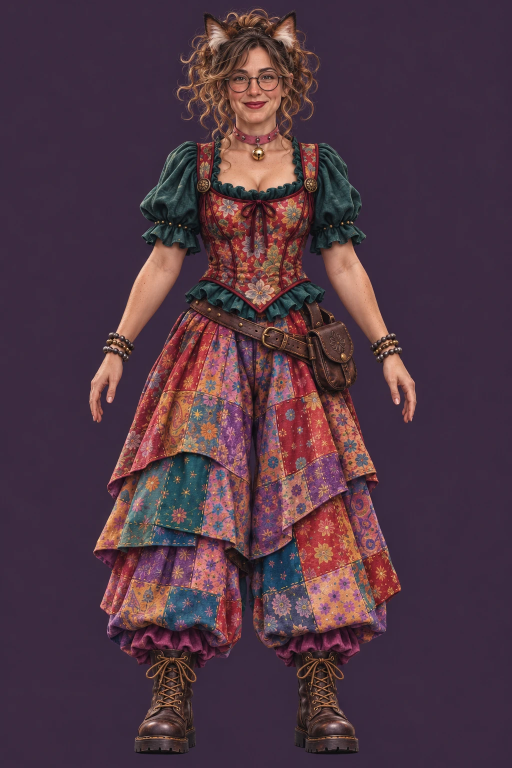
#> input picture models/fox-3d/references/round1/A1.webp, 1024 x 1536 px, given in place of A1.png, which was not available (shown at 1/2 size)
$ python build_reference_prompts_page.py
#> lines starting #> are read from the running program, lines starting #| are printed output that depends on the picture
# Builds Doll_Reference_Prompts.html: the doll's body reference sheet (15 prompts) with its reference pictures inside it.
import base64, io, html, json, zipfile
from PIL import Image
R = '/home/claude/io/refs/'; W = '/home/claude/work/refsheet/'

def jpg(path, maxside, q=84):
#> called with path = '/home/claude/io/refs/A1.png', maxside = 1100, q = 84
    im = Image.open(path).convert('RGB'); im.thumbnail((maxside, maxside), Image.LANCZOS)
#> in jpg, im is the input picture: PIL image 1024x1536 RGB; mean R, G, B 79.2, 54.1, 67.2
#> after `im.thumbnail((maxside, maxside), Image.LANCZOS)`:
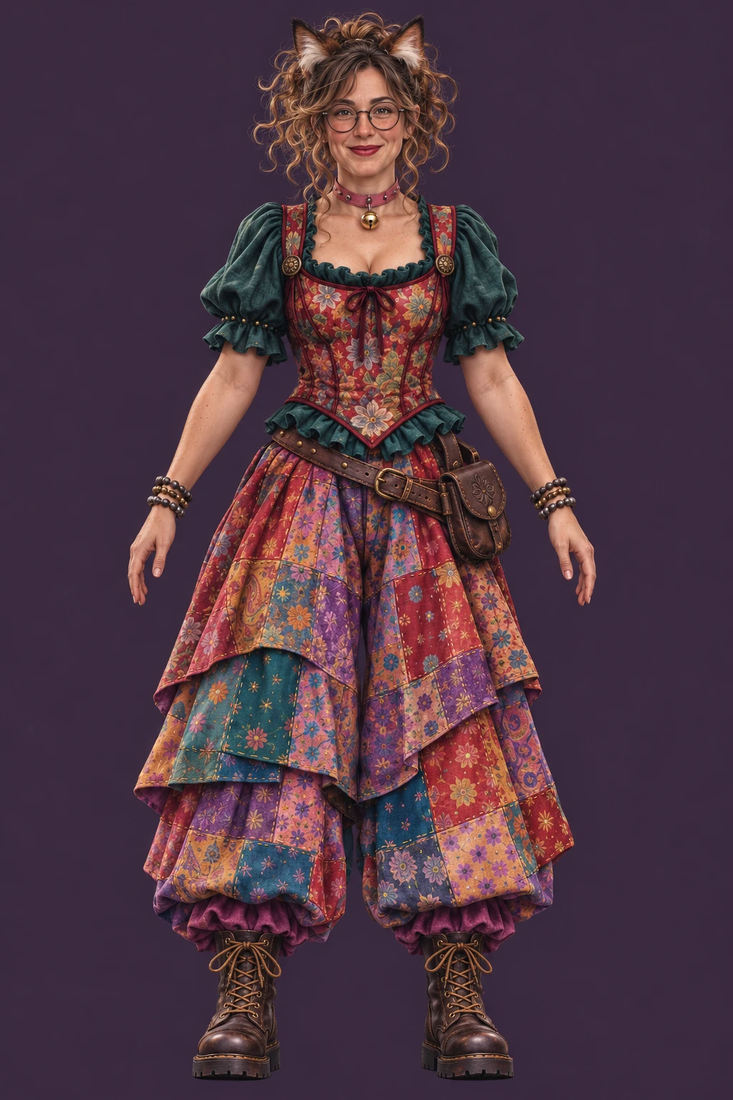
#> im: PIL image 733x1100 RGB; mean R, G, B 79.2, 54.1, 67.2
    b = io.BytesIO(); im.save(b, 'JPEG', quality=q); return b.getvalue(), im.size

REFS = [  # code, file name, source, title, what it is for
    ('R1', 'R1_io_master.jpg', R + 'A1.png', 'Her master painting', 'Io in her full outfit: her face, hair, build and colours. Attach in every new chat.'),
    ('R2', 'R2_io_face.jpg', R + 'C1.png', 'Her face', 'Her face up close, so the face stays hers. Attach in every new chat.'),
    ('R3', 'R3_io_legs.jpg', R + 'B5.png', 'Her legs and hips', 'Her bare legs in close black shorts, front, side and back. Attach in every new chat, and again with LG1.'),
    ('R4', 'R4_io_neck_chest.jpg', R + 'C18.png', 'Her neck and chest', 'Her skin, painted to match her face. Attach in every new chat.'),
    ('R5', 'R5_doll_3d_now.jpg', W + 'DOLL_now.jpg', 'The doll as she is now', 'The 3D model in its outfit: the sports bra, the bike shorts, bare feet. Only the clothes and their fit are to be copied from it. Attach in every new chat.'),
    ('R6', 'R6_io_hand.jpg', R + 'D1.png', 'Her hand', 'Her left hand, back and palm. Attach with HN1 and HN2 only.'),
    ('R7', 'R7_io_arm.jpg', R + 'D3.png', 'Her arm', 'Her right arm, front and back. Attach with AR1 only.'),
]

RULES = '''I'm attaching five images.

Image 1 is the master painting of my character, Io, one of four witches in my game Moon Faire. Image 2 is a close-up painting of her face. Image 3 is a painting of her legs and hips in close-fitting black shorts. Image 4 is a close-up painting of her neck, shoulders and upper chest. These four are her: her face, her skin, her build and her colouring.

Image 5 is a rough 3D model of her in the outfit for this chat. Take only the clothes and how they fit from it. Never copy its look, its skin, its hair or its lighting.

I need reference paintings of Io's body for a 3D modeller. In this chat she is barefoot and wears only a plain sports bra and bike shorts. These rules apply to every image in this chat:

1. STYLE. Paint her exactly as realistically as images 1 to 4: a realistic, highly detailed painting of a real woman, like a studio photograph taken for a 3D character model. Real skin with pores, fine lines, a few soft freckles and the faint changes of colour real skin has. Not a cartoon, not anime, not pixel art, no drawn outlines, and not the smooth plastic look of the 3D model.

2. HER BODY, from images 1, 3 and 4. A grown woman with a soft, curvy figure, a small waist and full hips. Do not slim her, do not make her muscular and do not lengthen her legs. Her skin is the same warm, light tone as in her paintings, the same from her face to her toes.

3. HER FACE, when it shows, from images 1 and 2: the same face, with a small closed-lip smile. Her teeth never show. No glasses and no hat.

4. HER HAIR in this chat: her long dark-brown wavy hair is twisted up into a loose bun high on the back of her head, so that her neck, shoulders, back and arms are completely clear. No strands fall over her body.

5. HER OUTFIT never changes:
- A plain black sports bra of soft matte knit: a band about 3 cm deep under her bust, a smooth rounded scoop at the front, and two straps about 2 cm wide that run straight over the tops of her shoulders and straight down her back to the band. No logo, no lace, no seams on show, no clasp.
- Plain black bike shorts of the same matte knit: a smooth waistband about 4 cm deep that sits just below her navel, and close-fitting legs that end in a plain hem halfway down her thighs, about 10 cm above her knees. No logo, no pockets, no stripes.
- Nothing else: she is barefoot. No socks, no shoes, no jewellery, no rings, no anklets, no bracelets, no tattoos and no nail polish.

6. HER FEET. A grown woman's slender bare feet, clean, with short natural toenails, unpainted, a soft natural pink. Her toes are straight and lie close together; her second toe is about as long as her big toe. A clear arch on the inside of each foot. No calluses, no dirt, no redness.

7. HER HANDS. Smooth, graceful hands with short natural nails, unpainted. No prominent veins or tendons.

8. VIEW. Flat and straight-on like a blueprint: no perspective, no wide-angle lens, the camera level with the middle of what is shown, never looking up or down unless I ask.

9. LIGHT. Soft, even studio light from the front. No dramatic shadows, no coloured light and no oily shine on the skin.

10. BACKGROUND. One flat dark plum colour (#3B2F43) and nothing else: no floor, no shadow under her feet, no text, numbers, labels, borders or grid. When she stands, she stands on an invisible floor.

11. Everything I ask for is completely inside the frame with clear space on every side. Nothing is cut off unless I say so, and nothing overlaps.

12. When an image has more than one painting, they are all the same size, at the same height in the frame.

13. Never mirror her. When I ask for her RIGHT foot, hand or arm, paint her right one.

"Standing pose" means: standing straight, feet about 15 cm apart and pointing forward, arms straight and held about 35 degrees away from her sides, hands open and relaxed with fingers slightly apart, head level, eyes open, looking straight ahead.

Reply "ready" and wait for my first request.'''

MASTER = 'This is the master painting of Io for this chat. Every later image must match her exactly: the same face, the same body, the same skin, the same sports bra and bike shorts, the same bare feet.'
NEWCHAT = 'Image 6 is the master painting of Io from this set. Match it exactly.'

SETS = [
 ('Torso and whole body', 'Her bare middle, back and sides. Right now the model’s midriff and back are painted from her chest’s tone with no painting behind them; these give them real skin. TO1 is the master for the set: do it first.', [
  ('TO1', 'Whole figure, front and back: the master', 'wide, 3:2', 'Her skin from neck to toes, all the way round, and her proportions to check the model against. Every later image is matched to this one.', None,
   'Wide image, landscape 3:2. Two paintings of her side by side in the standing pose, at exactly the same size, each showing her whole body from the top of her bun to the soles of her feet. Left: from directly in front. Right: from directly behind. She is as large as she can be with her whole body inside the image and a little clear space above and below.'),
  ('TO2', 'Both sides, arms up', 'wide, 3:2', 'Her depth from shoulders to feet, and the skin of her sides and under her arms, which no painting shows.', None,
   'Wide image, landscape 3:2. Two paintings of her side by side at exactly the same size, each showing her whole body, in exact side view, standing straight with both arms raised straight up above her head, so that nothing hides the sides of her body. Left: she faces the left edge of the image, so we see her left side. Right: she faces the right edge of the image, so we see her right side. Show the curve of her back, her waist and hips, her bust in the sports bra, and her armpits.'),
  ('TO3', 'Her middle, close: front and back', 'wide, 3:2', 'The skin of her bare midriff and back, large enough to paint from.', None,
   'Wide image, landscape 3:2. Two large paintings of her body side by side at exactly the same size, each from her collarbones down to the hem of her shorts, standing straight with her arms held out about 45 degrees from her sides so they do not cover her body. Left: from directly in front. Right: from directly behind. Show the skin of her bare midriff clearly: her navel, the soft line down the middle of her belly, her lower ribs under the band of the sports bra and her waist; and on her back, her shoulder blades, the groove of her spine and the small of her back above the waistband.'),
 ]),
 ('Arms', 'Her right arm is already painted (R7). These add her left arm, and the place where arm meets shoulder, which on the model still looks a little joined on when she lifts her arms.', [
  ('AR1', 'Left arm, front and back', 'wide, 3:2', 'Her left arm, so the right one does not have to be mirrored.', 'R7',
   'Wide image, landscape 3:2. I am attaching a painting of her right arm: copy its pose, framing and realism. Two paintings, one above the other, at the same size, of her bare LEFT arm from the shoulder to the fingertips, held straight out to the side at shoulder height with the palm down. Top: seen from the front. Bottom: seen from behind. Smooth skin with real texture and soft, even shading.'),
  ('AR2', 'Shoulder and armpit, three sides', 'wide, 3:2', 'How her arm meets her shoulder and chest, front, side and back.', None,
   'Wide image, landscape 3:2. Three large paintings side by side at the same size of her right shoulder and upper arm, each from her neck to her elbow, with her arm hanging relaxed about 35 degrees from her side as in the standing pose: (1) from directly in front; (2) exact side view from her right; (3) from directly behind. Show how her arm meets her shoulder and chest, the front and the back of her armpit, her collarbone, and the strap of the sports bra over the top of her shoulder.'),
 ]),
 ('Hands', 'Her hands are already painted from the back and the palm (R6). These add their edges, and how they look at rest.', [
  ('HN1', 'Right hand, four sides', 'wide, 3:2', 'The back, palm and both edges of her right hand.', 'R6',
   'Wide image, landscape 3:2. I am attaching a painting of her hand: copy its framing and realism. Four large paintings in a row of her bare RIGHT hand and wrist, pointing straight up, fingers straight and slightly apart, thumb held out a little: (1) the back of the hand; (2) the palm; (3) seen from the thumb side; (4) seen from the little-finger side. Short natural nails, unpainted.'),
  ('HN2', 'Left hand, four sides', 'wide, 3:2', 'The same four for her left hand.', 'R6',
   'Wide image, landscape 3:2. I am attaching a painting of her hand: copy its framing and realism. Four large paintings in a row of her bare LEFT hand and wrist, pointing straight up, fingers straight and slightly apart, thumb held out a little: (1) the back of the hand; (2) the palm; (3) seen from the thumb side; (4) seen from the little-finger side. Short natural nails, unpainted.'),
  ('HN3', 'Hand at rest', 'wide, 3:2', 'How her hand hangs when she stands: the fingers softly curled. No painting shows it, and it is how she stands most of the time.', None,
   'Wide image, landscape 3:2. Three large paintings side by side at the same size of her bare right hand and forearm hanging relaxed at her side as in the standing pose, the fingers softly curled, not straight, the thumb resting beside the first finger: (1) from directly in front, so we see the back of the hand; (2) exact side view from her right, so we see the thumb side; (3) from directly behind, so we see the palm side.'),
 ]),
 ('Legs', 'B5 (R3) gave her legs, but in socks and boots below the calf. These give her shins and ankles bare, and the inside of her legs.', [
  ('LG1', 'Legs barefoot: front, side, back', 'wide, 3:2', 'Her whole bare legs and feet together, at the same scale as B5, so the legs and feet can be joined in one painting.', 'R3',
   'Wide image, landscape 3:2. I am attaching the earlier painting of her legs: match its framing and size, but this time she wears the bike shorts and is barefoot. Three paintings side by side of her from the waist down only, at the same size, legs straight, feet about 15 cm apart and pointing forward, flat on an invisible floor: (1) from directly in front; (2) exact side view facing the right edge of the image; (3) from directly behind. Show her bare legs all the way down: knees, shins, calves, ankles and feet.'),
  ('LG2', 'Knees and lower legs, close', 'wide, 3:2', 'Her knees, shins, calves and ankles large, including the inside of the leg, which a front, side or back view cannot see.', None,
   'Wide image, landscape 3:2. Three large paintings side by side at the same size of her legs from the hem of her shorts down to the floor, standing straight and barefoot: (1) from directly in front; (2) from directly behind; (3) in three-quarter view from in front and to her left, so the inside of her right knee, calf and ankle can be seen. Show the shape of her kneecaps, the backs of her knees, her calves, her shins and both ankle bones clearly.'),
 ]),
 ('Feet', 'The most important set. No painting of her has ever shown her feet, so the model’s feet are built from a foot’s measurements and painted plain. These five give their shape from every side and the skin to paint onto them, the way her hands were made.', [
  ('FT1', 'Right foot, outside', 'square', 'The outline of her foot from the outside: heel, sole, instep and toes. I measure the foot from this one.', None,
   'Square image. One large painting of her bare RIGHT foot and lower leg from mid-calf down, standing flat on an invisible floor, seen in exact side view from the outside, toes pointing to the right edge of the image. Show the shape of her heel, the line of the sole along the floor, the outer ankle bone, the top of her foot from her ankle down to her toes, and her little toe.'),
  ('FT2', 'Right foot, inside', 'square', 'The inside of her foot: the arch, the inner ankle bone, the ball of the big toe.', None,
   'Square image. One large painting of her bare RIGHT foot and lower leg from mid-calf down, standing flat on an invisible floor, seen in exact side view from the inside, toes pointing to the left edge of the image. Show the arch lifting off the floor, the inner ankle bone, the ball of her big toe, and her big toe.'),
  ('FT3', 'Both feet from above', 'square', 'The tops of her feet, her toes and her toenails. This is the painting that gets laid onto the model’s feet.', None,
   'Square image. Both of her bare feet standing flat on an invisible floor, about 10 cm apart and pointing forward, seen from above: the camera looks down at them steeply, almost straight down, so the tops of both feet and all ten toes and toenails fill most of the image. Her legs leave the top edge of the image just above her ankles; that is the only thing that leaves the frame. Show each toe, each toenail, the tendons on the tops of her feet, and both ankle bones.'),
  ('FT4', 'Both feet, front and back', 'wide, 3:2', 'Her feet from in front (the toes and how they sit together) and from behind (heels and the tendons above them).', None,
   'Wide image, landscape 3:2. Two paintings side by side at the same size of both of her bare feet and lower legs from mid-calf down, standing flat on an invisible floor about 10 cm apart, with the camera level with her ankles. Left: from directly in front, toes toward the viewer. Right: from directly behind: both heels, the tendons running up from them, and the edges of her soles.'),
  ('FT5', 'The soles', 'wide, 3:2', 'The undersides of her feet, which every kneel, sit and step shows.', None,
   'Wide image, landscape 3:2. Both of her bare soles seen from directly below, as if she were standing on a sheet of clear glass and the camera were under the glass looking straight up. Only her feet and ankles are seen; her legs rise away from the camera. Heels toward the bottom of the image, toes toward the top. Show her heels, her arches, the balls of her feet and the pads of all ten toes, with soft natural pink where her feet press on the glass.'),
 ]),
]

CHECK = ['The same face, body and skin tone as the master. Not slimmer, taller, younger or more muscular.',
 'A plain black sports bra and plain black bike shorts: no logos, lace or stripes. The shorts end halfway down her thighs.',
 'Barefoot. No jewellery, nail polish, tattoos, socks or shoes.',
 'Toes straight and close together; short, unpainted, pale-pink toenails; a clear arch.',
 'Her RIGHT foot or hand when the prompt says right (the big toe is on the inside; on a right foot seen from the outside, the toes point right).',
 'Hair up in a bun; nothing falls over her body.',
 'Nothing cut off, except the legs in FT3 and the close-ups that ask for it.',
 'Flat plum background, no shadow under her feet, no text or labels.',
 'Real skin, not the smooth look of the 3D model in R5.']

def esc(t): return html.escape(t, quote=False)
imgs = {}
for code, name, src, title, use in REFS:
    data, size = jpg(src, 1100)
#> size = (733, 1100)
#> pass 3 of the loop `for code, name, src, title, use in REFS:`:
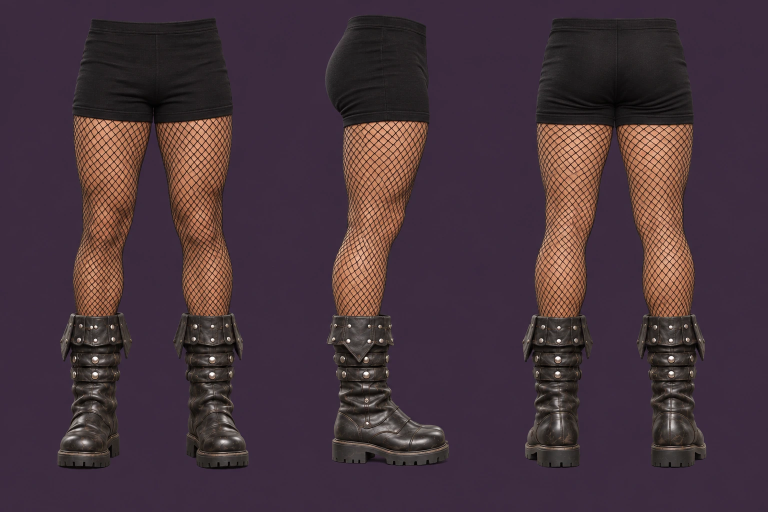
#> input picture models/grey-hat-3d/references/chatgpt/B5.webp, 1536 x 1024 px, given in place of B5.png, which was not available (shown at 1/2 size)
#> in jpg, im is the input picture: PIL image 1536x1024 RGB; mean R, G, B 70, 51.1, 59.9
#> in jpg (call 3), `im.thumbnail((maxside, maxside), Image.LANCZOS)`:
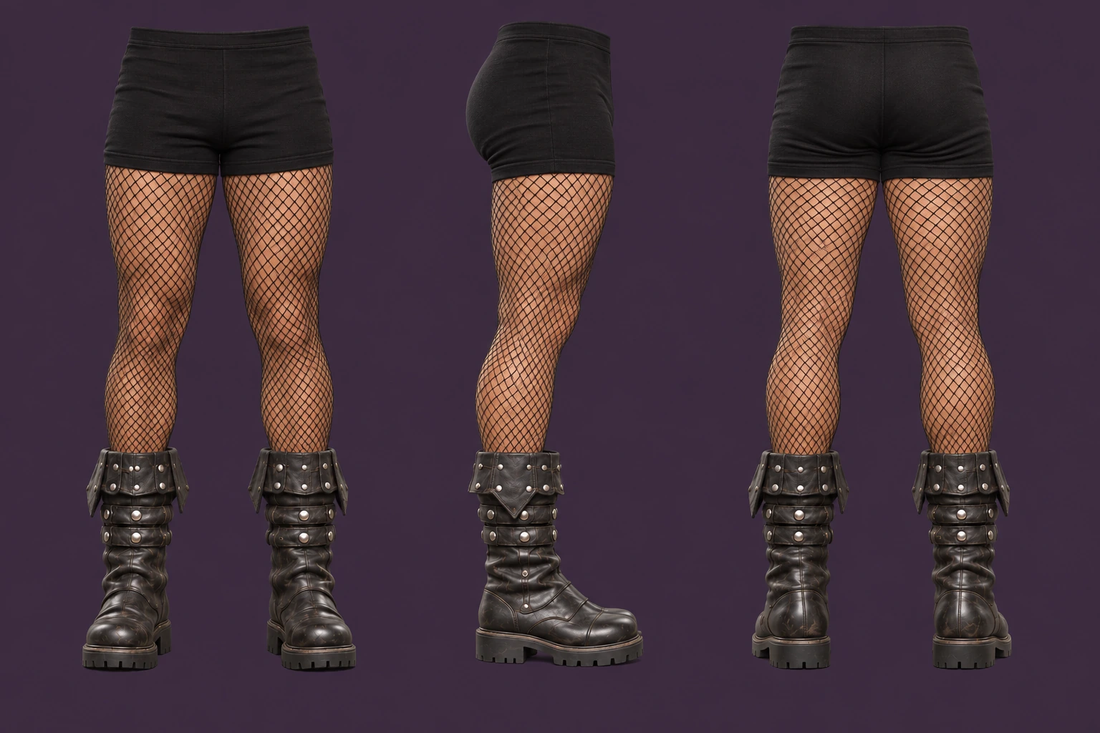
#> im: PIL image 1100x733 RGB; mean R, G, B 70, 51.1, 59.9
#> (the run stopped early here; a loop or call above may not have finished)
